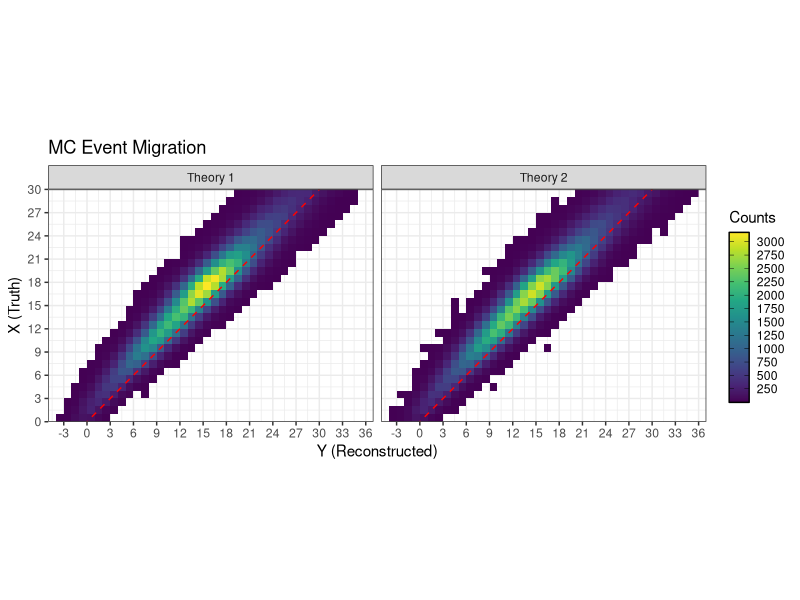

Generate this figure with R: (Note: this script raises an error after producing the figure.)
## ---- chunk 1
library(tidyverse)
library(gridExtra)
library(grid)
library(gridtext)
library(gtable)
library(knitr)
library(RColorBrewer)
library(viridisLite)
library(viridis)
library(gtools)
library(cowplot)
library(egg)
library(scales)
## ---- chunk 2
set.seed(12321)
# Assume 10000 events
nsim_data <- 20000
dmrat <- 20
nsim_mc <- dmrat*nsim_data

# Two possible types of processes with different means but equal variances
loctn <- c(11,18,14)
scale <- c(4,4,5)
p <- 0.25
p1 <- c(0.3,0.7)
p2 <- c((1-p)*p1[1],(1-p)*p1[2],p)
p3 <- p2 + c(-0.04,0.03,0.01)

events_data1 <- c(rmultinom(1, nsim_data, p1))
events_data2 <- c(rmultinom(1, nsim_data, p2))
events_data3 <- c(rmultinom(1, nsim_data, p3))

events_mc1 <- c(rmultinom(1, nsim_mc, p1))
events_mc2 <- c(rmultinom(1, nsim_mc, p2))

x1_data1 <- rcauchy(events_data1[1], location = loctn[1], scale = scale[1])
x2_data1 <- rcauchy(events_data1[2], location = loctn[2], scale = scale[2])
x1_data2 <- rcauchy(events_data2[1], location = loctn[1], scale = scale[1])
x2_data2 <- rcauchy(events_data2[2], location = loctn[2], scale = scale[2])
x3_data2 <- rcauchy(events_data2[3], location = loctn[3], scale = scale[3])
x1_data3 <- rcauchy(events_data3[1], location = loctn[1], scale = scale[1])
x2_data3 <- rcauchy(events_data3[2], location = loctn[2], scale = scale[2])
x3_data3 <- rcauchy(events_data3[3], location = loctn[3], scale = scale[3])
x1_mc1 <- rcauchy(events_mc1[1], location = loctn[1], scale = scale[1])
x2_mc1 <- rcauchy(events_mc1[2], location = loctn[2], scale = scale[2])
x1_mc2 <- rcauchy(events_mc2[1], location = loctn[1], scale = scale[1])
x2_mc2 <- rcauchy(events_mc2[2], location = loctn[2], scale = scale[2])
x3_mc2 <- rcauchy(events_mc2[3], location = loctn[3], scale = scale[3])

x_data <- c(x1_data1,x2_data1,
            x1_data2,x2_data2,x3_data2,
            x1_data3,x2_data3,x3_data3)
x_mc <- c(x1_mc1,x2_mc1,
          x1_mc2,x2_mc2,x3_mc2)

# Efficiency
xdetected_data <- rbernoulli(nsim_data,1-exp(-sqrt(abs(x_data))/4)) == 1
xdetected_mc <- rbernoulli(nsim_mc,1-exp(-sqrt(abs(x_mc))/4)) == 1

# Add Smearing
err_mu_data <- -abs(x_data)^(1/4)
err_sd_data <- log((abs(x_data)+10)/4)
y_data <- x_data + rnorm(3*nsim_data, mean = err_mu_data, sd = err_sd_data)

err_mu_mc <- -abs(x_mc)^(1/4)
err_sd_mc <- log((abs(x_mc)+10)/4)
y_mc <- x_mc + rnorm(2*nsim_mc, mean = err_mu_mc, sd = err_sd_mc)

# Binned representation
xymin <- 2
xymax <- 27
xystep <- 3
dxy <- 2
xyaxes <- c(xymin-dxy,xymin,
            seq(xymin+xystep,xymax-xystep,xystep),
            xymax,xymax+dxy)

sims_data <- tibble("Theory" = 
                      rep(c("Theory 1","Theory 2","Theory 3"),
                          each = nsim_data),
                    "Truth" = x_data,
                    "Reconstructed" = y_data,
                    "Detected" = xdetected_data) %>%
  filter(Truth <= 30 & Truth >= 0)
sims_mc <- tibble("Theory" = 
                    rep(c("Theory 1","Theory 2"),
                        each = nsim_mc),
                  "Truth" = x_mc,
                  "Reconstructed" = y_mc,
                  "Detected" = xdetected_mc) %>%
  filter(Truth <= 30 & Truth >= 0)


bins_data <- sims_data %>%
  pivot_longer(c(Reconstructed,Truth), 
               names_to = "Treatment", 
               values_to = "Bin") %>%
  mutate(Bin = ceiling(Bin)) %>%
  filter(Bin <= 30 & Bin >= 1) %>%
  filter((Treatment == "Reconstructed" & Detected == TRUE) | Treatment == "Truth") %>%
  count(Theory, Bin, Treatment, name = "Counts") %>%
  complete(Theory, Bin=1:30, Treatment, fill = list(Counts=0)) %>%
  mutate(LBin = Bin-1,
         LCounts = cbind(
           rbind(diag(rep(1,62))[c(3,4,3:58,61,62),-c(1,2)],diag(0,60),diag(0,60)),
           rbind(diag(0,60),diag(rep(1,62))[c(3,4,3:58,61,62),-c(1,2)],diag(0,60)),
           rbind(diag(0,60),diag(0,60),diag(rep(1,62))[c(3,4,3:58,61,62),-c(1,2)])) %*% 
           Counts) %>%
  mutate(Density = Counts/nsim_data,
         LDensity = LCounts/nsim_data) %>%
  select(Theory, Treatment,LBin,Bin,LCounts,Counts,LDensity,Density)

bins_mc <- sims_mc %>%
  pivot_longer(c(Reconstructed,Truth), 
               names_to = "Treatment", 
               values_to = "Bin") %>%
  mutate(Bin = ceiling(Bin)) %>%
  filter(Bin <= 30 & Bin >= 1) %>%
  filter((Treatment == "Reconstructed" & Detected == TRUE) | Treatment == "Truth") %>%
  count(Theory, Bin, Treatment, name = "Counts") %>%
  complete(Theory, Bin=1:30,  Treatment, fill = list(Counts=0)) %>%
  mutate(LBin = Bin-1,
         LCounts = cbind(
           rbind(diag(rep(1,62))[c(3,4,3:58,61,62),-c(1,2)],diag(0,60)),
           rbind(diag(0,60),diag(rep(1,62))[c(3,4,3:60),-c(1,2)])) %*% 
           Counts) %>%
  mutate(Density = Counts/nsim_data,
         LDensity = LCounts/nsim_data) %>%
  select(Theory,Treatment,LBin,Bin,LCounts,Counts,LDensity,Density)

bins_all <- rbind(bins_data,bins_mc) %>%
  mutate(Source = c(rep("Data",180),rep("MC",120)),
         LCounts = LCounts/c(rep(1,180),rep(dmrat,120)),
         Counts = Counts/c(rep(1,180),rep(dmrat,120))) %>%
  mutate(Name = paste(Treatment,Source)) %>%
  filter(Source == "MC" | Treatment == "Reconstructed")

bins_all$Name[which(bins_all$Source == "Data")] <- "Reconstructed Data"

#max(sims_mc$Truth,sims_mc$Reconstructed,sims_data$Truth,sims_data$Reconstructed)
## ---- chunk 3
# Continuous representation
X <- seq(0,30,0.01)
nx <- length(X)

fp1x <- dcauchy(X, location = loctn[1], scale = scale[1]) 
fp2x <- dcauchy(X, location = loctn[2], scale = scale[2])
fp3x <- dcauchy(X, location = loctn[3], scale = scale[3])
#fx <- p*dlnorm(X, meanlog = 2.25, sdlog = 0.25) +
#  (1-p)*dlnorm(X, meanlog = 2.8, sdlog = 0.15)

fpx_truth1 <- tibble(X = rep(X,2), Density = c(p1[1]*fp1x,p1[2]*fp2x), 
                     Process = rep(c("Process 1","Process 2"), each = nx),
                     Theory = rep("Theory 1",2*nx))
fpx_truth2 <- tibble(X = rep(X,3), Density = c(p2[1]*fp1x,p2[2]*fp2x,p2[3]*fp3x), 
                     Process = rep(c("Process 1","Process 2","Process 3"), each = nx),
                     Theory = rep("Theory 2",3*nx))
fx_truth1 <- tibble(X = X, Density = p1[1]*fp1x + p1[2]*fp2x, 
                    Theory = rep("Theory 1",nx),Treatment = rep("Truth",nx))
fx_truth2 <- tibble(X = X, Density = p2[1]*fp1x + p2[2]*fp2x + p2[3]*fp3x,
                    Theory = rep("Theory 2",nx),Treatment = rep("Truth",nx))
fy_truth1 <- read.csv("f1yEstimate.csv") %>% 
  mutate(Theory = "Theory 1", Treatment = "Reconstructed")
fy_truth2 <- read.csv("f2yEstimate.csv") %>% 
  mutate(Theory = "Theory 2", Treatment = "Reconstructed")
names(fy_truth1)[1] <- names(fx_truth1)[1] <- 
  names(fy_truth2)[1] <- names(fx_truth2)[1] <- "XY"

# Binned expected counts
bins_expected1 <- read.csv("hist1Expected.csv") %>%
  mutate(LDensity = LCounts,
         Density = Counts,
         LCounts = LCounts*nsim_data,
         Counts = Counts*nsim_data)
bins_expected2 <- read.csv("hist2Expected.csv") %>%
  mutate(LDensity = LCounts,
         Density = Counts,
         LCounts = LCounts*nsim_data,
         Counts = Counts*nsim_data)

# Counts max
fmax_density <- 1.05*max(c(bins_data$Density,bins_mc$Density,
                           fx_truth1$Density,fx_truth2$Density,
                           fy_truth1$Density,fy_truth2$Density,
                           bins_expected1$Density,bins_expected2$Density))
fmax_count <- 1.05*max(c(bins_data$Counts,bins_mc$Counts/dmrat,
                         fx_truth1$Density*nsim_data,fx_truth2$Density*nsim_data,
                         fy_truth1$Density*nsim_data,fy_truth2$Density*nsim_data,
                         bins_expected1$Counts,bins_expected2$Counts))
## ---- chunk 4
# Plotting
continuous1 <- ggplot() + 
  theme_bw() +
  geom_line(data = filter(rbind(fpx_truth1,fpx_truth2),
                            X >= xymin-dxy &
                            X <= xymax+dxy),
            mapping = aes(x = X, 
                          y = nsim_data*Density,
                      color = Process,
                   linetype = Theory)) +
  scale_color_manual(name = NA,
                     labels = c("Process 1",
                                "Process 2",
                                "Process 3"),
                     breaks = c("Process 1",
                                "Process 2",
                                "Process 3"),
                     values = c("Process 1" = "#5e81b5",#alpha("#009E73",0.6),
                                "Process 2" = "#e19c24",#alpha("#0072B2",0.6),
                                "Process 3" = "#8fb032")) +#alpha("#0072B2",1))) +
  scale_linetype_manual(name = NA,
                        labels = c("Theory 1",
                                   "Theory 2"),
                        breaks = c("Theory 1",
                                   "Theory 2"),
                        values = c("Theory 1" = "solid",
                                   "Theory 2" = "solid")) +
  scale_x_continuous("X (Truth)",
                     breaks = xyaxes, 
                     limits = c(xymin-dxy,xymax+dxy), 
                     expand = c(0,0)) +
  scale_y_continuous("Counts",
                     limits = c(0,fmax_count), expand = c(0,0),
                     breaks = seq(0,ceiling(fmax_count),100))+
  theme(panel.grid.major = element_blank(),
        panel.grid.minor = element_blank(), 
        plot.margin = margin(0.15, 0.16, 0.12, 0.1, "cm"),
        legend.text = element_text(size = 7),
        legend.title = element_blank(),
        legend.position = c(.99, 0.99),
        legend.justification = c("right", "top"),
        legend.box.just = "left",
        legend.key.height = unit(10,"points"),
        legend.margin = margin(1,5,5,5,"pt"))

continuous2 <- ggplot() + 
  theme_bw() +
  geom_line(data = rbind(fx_truth1,fx_truth2,
                         fy_truth1,fy_truth2) %>%
              filter(Theory == "Theory 1"),
            mapping = aes(x = XY, 
                          y = nsim_data*Density,
                      color = Treatment),
            alpha = 0.7) +
  geom_line(data = rbind(fx_truth1,fx_truth2,
                         fy_truth1,fy_truth2) %>%
              filter(Theory == "Theory 2"),
            mapping = aes(x = XY, 
                          y = nsim_data*Density,
                   linetype = Treatment),
            color = rep(c("#8fb032","#eb6235"), each=nx),
            alpha = 0.7) +
  scale_color_manual(name = NA,
                     labels = c("Truth",
                                "Reconstructed"),
                     breaks = c("Truth",
                                "Reconstructed"),
                     values = c("Truth" = "#5e81b5",
                                "Reconstructed" = "#e19c24")) + 
  scale_linetype_manual(name = NA,
                        labels = c("Truth",
                                   "Reconstructed"),
                        breaks = c("Truth",
                                   "Reconstructed"),
                        values = c("Truth" = "solid",
                                   "Reconstructed" = "solid")) +
  guides(color = guide_legend(title = "Theory 1", order = 1, 
                              override.aes = list(shape = NA,
                                                  alpha = 0.7),
                              title.vjust = unit(-0.2, "pt")),
         linetype = guide_legend(title = "Theory 2", order = 2, 
                                 override.aes = list(color = c("#8fb032","#eb6235"),
                                                     alpha = c(0.8,0.8)),
                                 title.vjust = unit(-0.2, "pt"))) +
  scale_x_continuous("X (Truth), Y (Reconstructed)",
                     breaks = seq(0,30,3), 
                     limits = c(0,30), 
                     expand = c(0,0)) +
  scale_y_continuous("Counts",
                     limits = c(0,fmax_count), expand = c(0,0),
                     breaks = seq(0,ceiling(fmax_count),100)) +
  labs(title = "Scaled Exact Distributions") +
  theme(legend.text = element_text(size = 8),
        legend.title = element_text(size = 9),
        legend.justification = c("left", "top"),
        legend.box.just = "left",
        legend.spacing.y = unit(1, "pt"),
        legend.key.height = unit(10,"points"),
        legend.margin = margin(1,5,5,5,"pt"),
        aspect.ratio = 1,
        axis.title.y = element_blank())

# eb6235
# 8fb032

## ---- chunk 5
################### MC and Data #################################

discrete_DataMC <- ggplot() + 
  theme_bw() +
  geom_segment(data = filter(bins_all,
                               LBin >= 0 &
                               Bin <= 30 &
                               Source == "MC" &
                               Theory == "Theory 1"),
               mapping = aes(x = LBin,
                             y = Counts,
                          xend = Bin,
                          yend = Counts,
                         color = Name),
               alpha = 0.7) +
  geom_segment(data = filter(bins_all,
                               LBin >= 0 &
                               Bin <= 30 &
                               Source == "MC" &
                               Theory == "Theory 1"),
               mapping = aes(x = LBin,
                             y = LCounts,
                          xend = LBin,
                          yend = Counts,
                         color = Name),
               alpha = 0.7) +
  geom_segment(data = bins_all %>% 
                 filter(LBin >= 0 &
                          Bin <= 30 &
                          Source == "MC" &
                          Theory == "Theory 2") %>%
                 arrange(desc(Treatment)),
               mapping = aes(x = LBin,
                             y = Counts,
                          xend = Bin,
                          yend = Counts,
                      linetype = Name),
                         color = rep(c("#eb6235","#8fb032"),each=30),
               alpha = 0.7) +
  geom_segment(data = bins_all %>% 
                 filter(LBin >= 0 &
                          Bin <= 30 &
                          Source == "MC" &
                          Theory == "Theory 2") %>% 
                 arrange(desc(Treatment)),
               mapping = aes(x = LBin,
                             y = LCounts,
                          xend = LBin,
                          yend = Counts,
                      linetype = Name),
                         color = rep(c("#eb6235","#8fb032"),each=30),
               alpha = 0.7) +
  geom_point(data = bins_all %>% 
               filter(LBin >= 0 & Bin <= 30 &
                        Source == "Data" & Theory == "Theory 2"),
             mapping = aes(x = LBin+0.5,
                           y = Counts,
                           fill = "Reconstructed"),
             shape = 20, color = "black") +
  scale_x_continuous("X (Truth), Y (Reconstructed)",
                     breaks = seq(0,30,3), 
                     limits = c(0,30), 
                     expand = c(0,0)) +
  scale_y_continuous("Counts",
                     limits = c(0,fmax_count), expand = c(0,0),
                     breaks = seq(0,ceiling(fmax_count),100)) +
  scale_color_manual(name = NA,
                     labels = c("Truth",
                                "Reconstructed"),
                     breaks = c("Truth MC",
                                "Reconstructed MC"),
                     values = c("Truth MC" = "#5e81b5",
                                "Reconstructed MC" = "#e19c24")) + #"#eb6235","#8fb032"
  scale_linetype_manual(name = NA,
                        labels = c("Truth",
                                   "Reconstructed"),
                        breaks = c("Truth MC",
                                   "Reconstructed MC"),
                        values = c("Truth MC" = "solid",
                                   "Reconstructed MC" = "solid")) +
  guides(color = guide_legend(title = "Theory 1", order = 1, 
                              override.aes = list(shape = NA,
                                                  alpha = 0.7),
                              title.vjust = unit(-0.5, "pt")),
         linetype = guide_legend(title = "Theory 2", order = 2, 
                                 override.aes = list(color = c("#eb6235","#8fb032"),
                                                     alpha = 0.7),
                                 title.vjust = unit(-0.5, "pt")),
         fill = guide_legend(title = "Data", order = 3, title.vjust = unit(-0.5, "pt"))) +
  labs(title = "MC Simulations and ''Data''") +
  theme(legend.title = element_text(size = 9),
        legend.text = element_text(size = 8),
        legend.box.just = "left",
        legend.spacing.y = unit(-2.5, "pt"),
        legend.key.height = unit(10,"points"),
        aspect.ratio = 1,
        axis.text.y = element_blank(),
        axis.ticks.y = element_blank(),
        axis.title.y = element_blank())
## ---- chunk 6
########## MIGRATION ###########################################################

migration <- sims_mc %>%
  filter(Detected == TRUE &
           Truth <= 30 & Truth >= 0) %>%
  ggplot() +
    scale_y_continuous(breaks = seq(0,30,by=3),
                       limits = c(0,30), 
                       expand = c(0,0)) +
    scale_x_continuous(breaks = seq(-3,36,by=3), 
                       limits = c(-5,37), 
                       expand = c(0,0)) +
    theme_bw() +
    stat_bin2d(geom="raster",
               mapping = aes(x = Reconstructed, 
                             y = Truth), 
               breaks = list(x = seq(-4,36,1),
                             y = seq(0,30,1))) +
    labs(x = "Y (Reconstructed)", y = "X (Truth)",
         title = "MC Event Migration") +
    geom_abline(intercept=0,slope=1,lty="dashed",col="red") +
    facet_grid(~Theory) + coord_equal(ratio = 1)

gradient_max <- max(ggplot_build(migration)$data[[1]]$count)
gmins <- abs(floor(gradient_max/10^(floor(log10(gradient_max))-1))/
               c(5,10,20,25,50)-1)
gradient_step <- c(5,10,20,25,50)[which(gmins == min(gmins))]*
  10^(floor(log10(gradient_max))-2)

migration <- migration +
  scale_fill_gradientn(colours = viridis(11),
                       breaks = seq(0,gradient_max,gradient_step),
                       guide = guide_colourbar(barwidth = 1, 
                                               barheight = 8.5,
                                               frame.colour = "black",
                                               ticks.colour = "black",
                                               title = "Counts"))
migration
## ---- chunk 7
plot1 <- ggplotGrob(continuous2 + theme(legend.position = "none",
                                        axis.title.x = element_blank()))
plot2 <- ggplotGrob(discrete_DataMC + theme(legend.position = "none",
                                        axis.title.x = element_blank()))
#list(plot1$widths,plot2$widths)

#plot1$widths[3] <- plot2$widths[9]
#plot1$widths[6] <- plot2$widths[6]

egg::ggarrange(continuous2 + theme(legend.position = "none", axis.title.x = element_blank()), 
               discrete_DataMC + theme(axis.title.x = element_blank()), nrow = 1,
               left = textGrob("Counts", rot = 90, vjust = 0.25),
               bottom = textGrob("X (Truth), Y (Reconstructed)", hjust = 0.8))
## ---- chunk 8
### Data 1
dataReco1 <- sims_data %>%
  filter(Theory == "Theory 1" &
           Truth <= 30 & Truth >= 0 &
           Detected == TRUE) %>%
  mutate(Bin = ceiling(Reconstructed)) %>%
  count(Bin, name = "Counts") %>%
  select(Bin, Counts)
sidedata1 <- dataReco1 %>%
  filter(Bin < 1 | Bin > 30) %>% pull(Bin)
dataReco1 <- dataReco1 %>%
  filter(Bin >= 1 & Bin <= 30) %>%
  rbind(dataReco1 %>% filter(Bin < 1 | Bin > 30) %>%
          mutate(Counts = sum(Counts)) %>% 
          filter(Bin == 31))

dataTruth1 <- sims_data %>%
  filter(Theory == "Theory 1" &
           Truth <= 30 & Truth >= 0) %>%
  mutate(Bin = ceiling(Truth)) %>%
  count(Bin, name = "Counts") %>%
  select(Bin, Counts)

### Data 2
dataReco2 <- sims_data %>%
  filter(Theory == "Theory 2" &
           Truth <= 30 & Truth >= 0 &
           Detected == TRUE) %>%
  mutate(Bin = ceiling(Reconstructed)) %>%
  count(Bin, name = "Counts") %>%
  select(Bin, Counts)
sidedata2 <- dataReco2 %>%
  filter(Bin < 1 | Bin > 30) %>% pull(Bin)
dataReco2 <- dataReco2 %>%
  filter(Bin >= 1 & Bin <= 30) %>%
  rbind(dataReco2 %>% filter(Bin < 1 | Bin > 30) %>%
          mutate(Counts = sum(Counts)) %>% 
          filter(Bin == 31))

dataTruth2 <- sims_data %>%
  filter(Theory == "Theory 2" &
           Truth <= 30 & Truth >= 0) %>%
  mutate(Bin = ceiling(Truth)) %>%
  count(Bin, name = "Counts") %>%
  select(Bin, Counts)

### Data 3
dataReco3 <- sims_data %>%
  filter(Theory == "Theory 3" &
           Truth <= 30 & Truth >= 0 &
           Detected == TRUE) %>%
  mutate(Bin = ceiling(Reconstructed)) %>%
  count(Bin, name = "Counts") %>%
  select(Bin, Counts)
sidedata3 <- dataReco3 %>%
  filter(Bin < 1 | Bin > 30) %>% pull(Bin)
dataReco3 <- dataReco3 %>%
  filter(Bin >= 1 & Bin <= 30) %>%
  rbind(dataReco2 %>% filter(Bin < 1 | Bin > 30) %>%
          mutate(Counts = sum(Counts)) %>% 
          filter(Bin == 31))

dataTruth3 <- sims_data %>%
  filter(Theory == "Theory 3" &
           Truth <= 30 & Truth >= 0) %>%
  mutate(Bin = ceiling(Truth)) %>%
  count(Bin, name = "Counts") %>%
  select(Bin, Counts)

### MC 1
mcReco1 <- sims_mc %>%
  filter(Theory == "Theory 1" &
           Truth <= 30 & Truth >= 0 &
           Detected == TRUE) %>%
  mutate(Bin = ceiling(Reconstructed)) %>%
  count(Bin, name = "Counts") %>%
  select(Bin, Counts)

sidemc1 <- mcReco1 %>%
  filter(Bin < 1 | Bin > 30) %>% pull(Bin)
mcmat1 <- matrix(rep(0,31*max(sidemc1-min(sidemc1)+1)),ncol=31)
mcmat1[(1:30-min(sidemc1)+1),1:30] <- diag(1,30)
mcmat1[(sidemc1-min(sidemc1)+1),31] <- 1

mcReco1 <- mcReco1 %>%
  filter(Bin >= 1 & Bin <= 30) %>%
  rbind(mcReco1 %>% filter(Bin < 1 | Bin > 30) %>%
          mutate(Counts = sum(Counts)) %>% 
          filter(Bin == 31))

mcTruth1 <- sims_mc %>%
  filter(Theory == "Theory 1" &
           Truth <= 30 & Truth >= 0) %>%
  mutate(Bin = ceiling(Truth)) %>%
  count(Bin, name = "Counts") %>%
  select(Bin, Counts)

### MC 2
mcReco2 <- sims_mc %>%
  filter(Theory == "Theory 2" &
           Truth <= 30 & Truth >= 0 &
           Detected == TRUE) %>%
  mutate(Bin = ceiling(Reconstructed)) %>%
  count(Bin, name = "Counts") %>%
  select(Bin, Counts)

sidemc2 <- mcReco2 %>%
  filter(Bin < 1 | Bin > 30) %>% pull(Bin)
mcmat2 <- matrix(rep(0,31*max(sidemc2-min(sidemc2)+1)),ncol=31)
mcmat2[(1:30-min(sidemc2)+1),1:30] <- diag(1,30)
mcmat2[(sidemc2-min(sidemc2)+1),31] <- 1

mcReco2 <- mcReco2 %>%
  filter(Bin >= 1 & Bin <= 30) %>%
  rbind(mcReco2 %>% filter(Bin < 1 | Bin > 30) %>%
          mutate(Counts = sum(Counts)) %>% 
          filter(Bin == 31))

mcTruth2 <- sims_mc %>%
  filter(Theory == "Theory 2" &
           Truth <= 30 & Truth >= 0) %>%
  mutate(Bin = ceiling(Truth)) %>%
  count(Bin, name = "Counts") %>%
  select(Bin, Counts)


## ---- chunk 9
BbB_bins <- tibble(Theory = c(rep(c("Theory 1","Theory 2","Theory 3"),each=60),
                              rep(c("Theory 1","Theory 2"),each=30)),
                   `Assumed Theory` = rep(rep(c("Theory 1","Theory 2"),each=30),4),
                   LBin = rep(0:29,8), Bin = rep(1:30,8),
                   LCounts = c(((mcTruth1$Counts/mcReco1$Counts[1:30])*
                                  dataReco1$Counts[1:30])[c(1,1:29)],
                               ((mcTruth2$Counts/mcReco2$Counts[1:30])*
                                  dataReco1$Counts[1:30])[c(1,1:29)],
                               ((mcTruth1$Counts/mcReco1$Counts[1:30])*
                                  dataReco2$Counts[1:30])[c(1,1:29)],
                               ((mcTruth2$Counts/mcReco2$Counts[1:30])*
                                  dataReco2$Counts[1:30])[c(1,1:29)],
                               ((mcTruth1$Counts/mcReco1$Counts[1:30])*
                                  dataReco3$Counts[1:30])[c(1,1:29)],
                               ((mcTruth2$Counts/mcReco2$Counts[1:30])*
                                  dataReco3$Counts[1:30])[c(1,1:29)],
                               mcTruth1$Counts[c(1,1:29)]/dmrat,
                               mcTruth2$Counts[c(1,1:29)]/dmrat),
                   Counts = c((mcTruth1$Counts/mcReco1$Counts[1:30])*
                                dataReco1$Counts[1:30],
                              (mcTruth2$Counts/mcReco2$Counts[1:30])*
                                dataReco1$Counts[1:30],
                              (mcTruth1$Counts/mcReco1$Counts[1:30])*
                                dataReco2$Counts[1:30],
                              (mcTruth2$Counts/mcReco2$Counts[1:30])*
                                dataReco2$Counts[1:30],
                              (mcTruth1$Counts/mcReco1$Counts[1:30])*
                                dataReco3$Counts[1:30],
                              (mcTruth2$Counts/mcReco2$Counts[1:30])*
                                dataReco3$Counts[1:30],
                              mcTruth1$Counts/dmrat,
                              mcTruth2$Counts/dmrat),
                   Name = c(rep(c("Theory 1 Data","Theory 2 Data",
                                  "Theory 3 Data"),each=60),
                            rep("MC",60)))

BbB_bins_res <- BbB_bins
BbB_bins_res <- BbB_bins_res %>% 
  mutate(`Assumed Theory` = rep(rep(c("Theory 1 Residuals",
                                      "Theory 2 Residuals"),each=30),4),
         LCounts = rep(c(0,mcTruth1$Counts[1:29]/dmrat,
                         0,mcTruth2$Counts[1:29]/dmrat),4) - LCounts,
         Counts = rep(c(mcTruth1$Counts/dmrat,
                        mcTruth2$Counts/dmrat),4) - Counts)
BbB_bins <- rbind(BbB_bins,BbB_bins_res)


ggplot() + 
  theme_bw() +
  geom_rect(data = BbB_bins %>%
              mutate(ymin = Counts - 
                       rep(sqrt(c((mcTruth1$Counts^2/
                                 mcReco1$Counts[1:30]),
                              (mcTruth2$Counts^2/
                                 mcReco2$Counts[1:30]))),8),
                     ymax = Counts + 
                       rep(sqrt(c((mcTruth1$Counts^2/
                                 mcReco1$Counts[1:30]),
                              (mcTruth2$Counts^2/
                                 mcReco2$Counts[1:30]))),8),
                     xmin = LBin, xmax = Bin),
            mapping = aes(xmin=xmin,ymin=ymin,
                          xmax=xmax,ymax=ymax,
                          fill=Name),alpha=0.2) +
  geom_segment(data = BbB_bins,
               mapping = aes(x = LBin,
                             y = Counts,
                          xend = Bin,
                          yend = Counts,
                         color = Name),
               alpha = 0.7) +
  geom_segment(data = BbB_bins,
               mapping = aes(x = LBin,
                             y = LCounts,
                          xend = LBin,
                          yend = Counts,
                         color = Name),
               alpha = 0.7) +
  scale_x_continuous("X (Truth)",
                     breaks = seq(0,30,by=3), 
                       limits = c(0,30), 
                       expand = c(0,0)) +
  scale_color_manual(labels = c("Theory 1 Data","Theory 2 Data","Theory 3 Data","MC"),
                     breaks = c("Theory 1 Data","Theory 2 Data","Theory 3 Data","MC"),
                     values = c("#5e81b5","#e19c24","#eb6235","#000000")) +
  scale_fill_manual(labels = c("Theory 1 Data","Theory 2 Data","Theory 3 Data","MC"),
                     breaks = c("Theory 1 Data","Theory 2 Data","Theory 3 Data","MC"),
                     values = c(alpha("#5e81b5",0.2),alpha("#e19c24",0.2),
                                alpha("#eb6235",0.2),NA)) +
  guides(fill = guide_legend("Key", override.aes = list(fill=c(alpha("#5e81b5",0.2),alpha("#e19c24",0.2),
                                alpha("#eb6235",0.2),NA))),
         color = guide_legend("Key")) +
  facet_wrap(`Assumed Theory` ~ ., ncol = 2, dir = "v", scales = "free")
## ---- chunk 10

biases <- c((mcTruth1$Counts/mcReco1$Counts[1:30] - 
  (bins_expected1 %>% filter(Treatment == "Truth") %>% pull(Counts))/
  (bins_expected1 %>% filter(Treatment == "Measured") %>% pull(Counts))) *
  (bins_expected1 %>% filter(Treatment == "Measured") %>% pull(Counts)),
  (mcTruth2$Counts/mcReco2$Counts[1:30] - 
  (bins_expected1 %>% filter(Treatment == "Truth") %>% pull(Counts))/
  (bins_expected1 %>% filter(Treatment == "Measured") %>% pull(Counts))) *
  (bins_expected1 %>% filter(Treatment == "Measured") %>% pull(Counts)),
  (mcTruth1$Counts/mcReco1$Counts[1:30] - 
  (bins_expected2 %>% filter(Treatment == "Truth") %>% pull(Counts))/
  (bins_expected2 %>% filter(Treatment == "Measured") %>% pull(Counts))) *
  (bins_expected2 %>% filter(Treatment == "Measured") %>% pull(Counts)),
  (mcTruth2$Counts/mcReco2$Counts[1:30] - 
  (bins_expected2 %>% filter(Treatment == "Truth") %>% pull(Counts))/
  (bins_expected2 %>% filter(Treatment == "Measured") %>% pull(Counts))) *
  (bins_expected2 %>% filter(Treatment == "Measured") %>% pull(Counts)),
  ((bins_expected1 %>% filter(Treatment == "Truth") %>% pull(Counts))/
  (bins_expected1 %>% filter(Treatment == "Measured") %>% pull(Counts))-
    (bins_expected2 %>% filter(Treatment == "Truth") %>% pull(Counts))/
  (bins_expected2 %>% filter(Treatment == "Measured") %>% pull(Counts))) *
    (bins_expected2 %>% filter(Treatment == "Measured") %>% pull(Counts)))

biasplotT1 <- plot(c(-1,31), c(0,0), lty=2, ylim=c(min(biases),max(biases)), type="l")
lines(1:30, biases[1:30], col="#5e81b5")
lines(1:30, biases[31:60], col="#8fb032")

biasplotT2 <- plot(c(-1,31), c(0,0), lty=2, ylim=c(min(biases),max(biases)), type="l")
lines(1:30, biases[61:90], col=4)
lines(1:30, biases[91:120], col=6)
## ---- chunk 11
R_mc1 <- sims_mc %>%
  filter(Theory == "Theory 1" &
           Detected == TRUE &
           Truth <= 30 & Truth >= 0) %>%
  mutate(Truth = ceiling(Truth),
         Reconstructed = ceiling(Reconstructed)) %>%
  count(Truth, Reconstructed, name = "Counts") %>%
  complete(Reconstructed=max(Reconstructed):min(Reconstructed),
           Truth=1:30, fill = list(Counts=0)) %>%
  pull(Counts) %>% matrix(byrow = T, ncol = 30) %>% 
  t() %*% mcmat1 %>% t() * matrix(rep(1/mcTruth1$Counts,each=31),ncol=30)

R_mc2 <- sims_mc %>%
  filter(Theory == "Theory 2" &
           Detected == TRUE &
           Truth <= 30 & Truth >= 0) %>%
  mutate(Truth = ceiling(Truth),
         Reconstructed = ceiling(Reconstructed)) %>%
  count(Truth, Reconstructed, name = "Counts") %>%
  complete(Reconstructed=max(Reconstructed):min(Reconstructed),
           Truth=1:30, fill = list(Counts=0)) %>%
  pull(Counts) %>% matrix(byrow = T, ncol = 30) %>% 
  t() %*% mcmat2 %>% t() * matrix(rep(1/mcTruth2$Counts,each=31),ncol=30)


Vnu1 <- diag(mcReco1$Counts/dmrat)
Vnu2 <- diag(mcReco2$Counts/dmrat)

inv_R_mc1 <- solve(t(R_mc1) %*% solve(Vnu1) %*% R_mc1) %*% t(R_mc1) %*% solve(Vnu1)
inv_R_mc2 <- solve(t(R_mc2) %*% solve(Vnu2) %*% R_mc2) %*% t(R_mc2) %*% solve(Vnu2)

Vmu1 <- inv_R_mc1 %*% Vnu1 %*% t(inv_R_mc1)
Vmu2 <- inv_R_mc2 %*% Vnu2 %*% t(inv_R_mc2)

data1_unfolded_mc1 <- inv_R_mc1 %*% dataReco1$Counts
data1_unfolded_mc2 <- inv_R_mc2 %*% dataReco1$Counts
data2_unfolded_mc1 <- inv_R_mc1 %*% dataReco2$Counts
data2_unfolded_mc2 <- inv_R_mc2 %*% dataReco2$Counts
data3_unfolded_mc1 <- inv_R_mc1 %*% dataReco3$Counts
data3_unfolded_mc2 <- inv_R_mc2 %*% dataReco3$Counts
mc1_unfolded_mc1 <- inv_R_mc1 %*% mcReco1$Counts
mc1_unfolded_mc2 <- inv_R_mc2 %*% mcReco1$Counts
mc2_unfolded_mc1 <- inv_R_mc1 %*% mcReco2$Counts
mc2_unfolded_mc2 <- inv_R_mc2 %*% mcReco2$Counts
## ---- chunk 12
bins_hat <- tibble(Theory = c(rep(c(rep(c("Theory 1","Theory 2","Theory 3"),each=30),
                                    rep(c("Theory 1","Theory 2"),each=30)),2),
                              c(rep(c("Theory 1","Theory 2","Theory 3"),each=60),
                                  rep(c("Theory 1","Theory 2"),each=60))),
                   `Assumed Theory` = c(rep(c(rep(c("Theory 1","Theory 2","Theory 3"),each=30),
                                    rep(c("Theory 1","Theory 2"),each=30)),2),
                              c(rep(rep(c("Theory 1","Theory 2"),each=30),5))),
                   LBin = rep(0:29,20),
                   Bin = rep(1:30,20),
                   LCounts = c(dataReco1$Counts[c(1,1:29)],
                               dataReco2$Counts[c(1,1:29)],
                               dataReco3$Counts[c(1,1:29)],
                               mcReco1$Counts[c(1,1:29)]/dmrat,
                               mcReco2$Counts[c(1,1:29)]/dmrat,
                               dataTruth1$Counts[c(1,1:29)],
                               dataTruth2$Counts[c(1,1:29)],
                               dataTruth3$Counts[c(1,1:29)],
                               mcTruth1$Counts[c(1,1:29)]/dmrat,
                               mcTruth2$Counts[c(1,1:29)]/dmrat,
                               data1_unfolded_mc1[c(1,1:29)],
                               data1_unfolded_mc2[c(1,1:29)],
                               data2_unfolded_mc1[c(1,1:29)],
                               data2_unfolded_mc2[c(1,1:29)],
                               data3_unfolded_mc1[c(1,1:29)],
                               data3_unfolded_mc2[c(1,1:29)],
                               mc1_unfolded_mc1[c(1,1:29)]/dmrat,
                               mc1_unfolded_mc2[c(1,1:29)]/dmrat,
                               mc2_unfolded_mc1[c(1,1:29)]/dmrat,
                               mc2_unfolded_mc2[c(1,1:29)]/dmrat),
                   Counts = c(dataReco1$Counts[1:30],
                              dataReco2$Counts[1:30],
                              dataReco3$Counts[1:30],
                              mcReco1$Counts[1:30]/dmrat,
                              mcReco2$Counts[1:30]/dmrat,
                              dataTruth1$Counts,
                              dataTruth2$Counts,
                              dataTruth3$Counts,
                              mcTruth1$Counts/dmrat,
                              mcTruth2$Counts/dmrat,
                              data1_unfolded_mc1,
                              data1_unfolded_mc2,
                              data2_unfolded_mc1,
                              data2_unfolded_mc2,
                              data3_unfolded_mc1,
                              data3_unfolded_mc2,
                              mc1_unfolded_mc1/dmrat,
                              mc1_unfolded_mc2/dmrat,
                              mc2_unfolded_mc1/dmrat,
                              mc2_unfolded_mc2/dmrat),
                   Treatment = c(rep(c("Reconstructed","Truth"),each=5*30),
                                 rep("TruthHat",300)),
                   Source = c(rep("Data",3*30),rep("MC",2*30),
                              rep("Data",3*30),rep("MC",2*30),
                              rep("Data",6*30),rep("MC",4*30)),
                   Name = c(rep("Reconstucted Theory 1 Data",30),
                            rep("Reconstucted Theory 2 Data",30),
                            rep("Reconstucted Theory 3  Data",30),
                            rep("Reconstucted Theory 1  MC",30),
                            rep("Reconstucted Theory 2  MC",30),
                            rep("Truth Theory 1 Data",30),
                            rep("Truth Theory 2 Data",30),
                            rep("Truth Theory 3 Data",30),
                            rep("Truth Theory 1 MC",30),
                            rep("Truth Theory 2 MC",30),
                            rep("Unfolded Theory 1 Data",60),
                            rep("Unfolded Theory 2 Data",60),
                            rep("Unfolded Theory 3 Data",60),
                            rep("Unfolded Theory 1 MC",60),
                            rep("Unfolded Theory 2 MC",60)),
                   Error = c(sqrt(diag(Vnu1))[1:30],
                             sqrt(diag(Vnu2))[1:30],
                             rep(0,30),
                             sqrt(diag(Vmu1)),
                             sqrt(diag(Vmu2)),
                             rep(0,11*30),
                             sqrt(diag(Vmu1)),
                             sqrt(diag(Vmu2)),
                             sqrt(diag(Vmu1)),
                             sqrt(diag(Vmu2))))

bins_hat <- bins_hat %>%
  mutate(Step = "Counts") %>%
  rbind(bins_hat %>% 
          filter(Treatment == "TruthHat") %>%
          mutate(LCounts = rep(bins_hat %>% 
                                 filter(Source == "MC" & Treatment == "Truth") %>% 
                                 pull(LCounts),5) - LCounts,
                 Counts = rep(bins_hat %>% 
                                filter(Source == "MC" & Treatment == "Truth") %>% 
                                pull(Counts),5) - Counts,
                 Step = "Residuals")) %>%
  mutate(across(Name, factor, 
                levels = c("Unfolded Theory 1 Data",
                           "Unfolded Theory 2 Data",
                           "Unfolded Theory 3 Data",
                           "Unfolded Theory 1 MC",
                           "Unfolded Theory 2 MC")))


asinh_trans <- function(){
  trans_new(name = 'asinh', transform = function(x) asinh(x), 
            inverse = function(x) sinh(x))
}
fancy_scientific <- function(l) {
     # turn in to character string in scientific notation
     l <- format(l, scientific = TRUE)
     # replace 0e+00 with 0
     l <- gsub("0e\\+00","0",l)
     # remove + after exponent, if exists. E.g.: (3x10^+2 -> 3x10^2)
     l <- gsub("e\\+","e",l)
     # turn the 'e+' into plotmath format
     l <- gsub("e", "\\10^", l)
     parse(text=l)
}

ggplot() + 
  theme_bw() +
  geom_hline(yintercept = 0, linetype = "dashed", alpha = 0.5) +
  geom_segment(data = bins_hat %>%
                 filter(Treatment == "TruthHat"&
                          Step == "Residuals"),
               mapping = aes(x = LBin,
                             y = Counts,
                          xend = Bin,
                          yend = Counts,
                         color = `Assumed Theory`),
               alpha = 0.8) +
  geom_segment(data = bins_hat %>%
                 filter(Treatment == "TruthHat"&
                          Step == "Residuals"),
               mapping = aes(x = LBin,
                             y = LCounts,
                          xend = LBin,
                          yend = Counts,
                         color = `Assumed Theory`),
               alpha = 0.8) +
  scale_x_continuous(breaks = seq(0,30,by=3), 
                       limits = c(0,30), 
                       expand = c(0,0)) +
  scale_y_continuous(trans="asinh",
                     breaks = c(-10^(c(6,4,2)),0,10^(c(2,4,6))),
                     labels = fancy_scientific) +
  scale_color_manual(values = c("#5e81b5","#e19c24")) +
  facet_wrap(Name ~ ., ncol = 3) +
  theme(legend.position = c(0.95, 0.1), legend.justification = c(1, 0)) +
  labs(title = expression(Residuals~of~estimated~true~counts~using~pseudoinverses~
                      (widehat(mu)==R^paste("+")*~widehat(nu))), x = "X (Truth)", 
       y = expression(mu~-~widehat(mu)~~(Residuals)))

## ---- chunk 13

C <- rbind(rep(0,30),cbind(diag(1,29),rep(0,29))) + 
  rbind(cbind(rep(0,29),diag(1,29)),rep(0,30)) +
  diag(c(-1,rep(-2,28),-1)) + diag(10^(-3),30)

A1 <- R_mc1 %*% diag(mcTruth1$Counts)
Ainv1 <- svd(A1)$v %*% solve(diag(svd(A1)$d)) %*% t(svd(A1)$u)

plot(1:30, svd(A1)$d, log="y")

#max(svd(A1)$d)/min(svd(A1)$d)

#svd(A1)$v %*% solve(diag(svd(A1)$d))^2 %*% t(svd(A1)$v)

y1 <- dataReco1$Counts/sqrt(mcReco1$Counts)
#t(svd(A1)$u) %*% y1


B1 <- Vnu1
Q1 <- svd(B1)$u
R1 <- diag(svd(B1)$d)
As1 <- t(t(Q1) %*% solve(R1)) %*% A1
Xinv1 <- diag(0,30)
for(j in 1:30){
  for(k in 1:30){
    Xinv1[j,k] <- (1/prod(mcTruth1$Counts[c(j,k)]))*sum(As1[,j]*As1[,k])
  }
}
bs1 <- diag(solve(R1)) * (Q1 %*% mcReco1$Counts)
U1 <- svd(As1 %*% solve(C))$u
V1 <- svd(As1 %*% solve(C))$v
d <- t(U1) %*% bs1

plot(1:30, abs(d), log="y")
abline(h = sqrt(pi)/2, lty = 2)

plot(1:30,rev(cumsum(rev(abs(d)))/(1:30)),log="y")
abline(h = sqrt(pi)/2, lty = 2)

A2 <- R_mc2 %*% diag(mcTruth2$Counts)
B2 <- Vnu2
Q2 <- svd(B2)$u
R2<- diag(svd(B2)$d)

inv_R_mc1 <- solve(t(R_mc1) %*% solve(Vnu1) %*% R_mc1) %*% t(R_mc1) %*% solve(Vnu1)
inv_R_mc2 <- solve(t(R_mc2) %*% solve(Vnu2) %*% R_mc2) %*% t(R_mc2) %*% solve(Vnu2)

Vmu1 <- inv_R_mc1 %*% Vnu1 %*% t(inv_R_mc1)
Vmu2 <- inv_R_mc2 %*% Vnu2 %*% t(inv_R_mc2)

data1_unfolded_mc1 <- inv_R_mc1 %*% dataReco1$Counts
data1_unfolded_mc2 <- inv_R_mc2 %*% dataReco1$Counts
data2_unfolded_mc1 <- inv_R_mc1 %*% dataReco2$Counts
data2_unfolded_mc2 <- inv_R_mc2 %*% dataReco2$Counts
data3_unfolded_mc1 <- inv_R_mc1 %*% dataReco3$Counts
data3_unfolded_mc2 <- inv_R_mc2 %*% dataReco3$Counts
mc1_unfolded_mc1 <- inv_R_mc1 %*% mcReco1$Counts
mc1_unfolded_mc2 <- inv_R_mc2 %*% mcReco1$Counts
mc2_unfolded_mc1 <- inv_R_mc1 %*% mcReco2$Counts
mc2_unfolded_mc2 <- inv_R_mc2 %*% mcReco2$Counts
